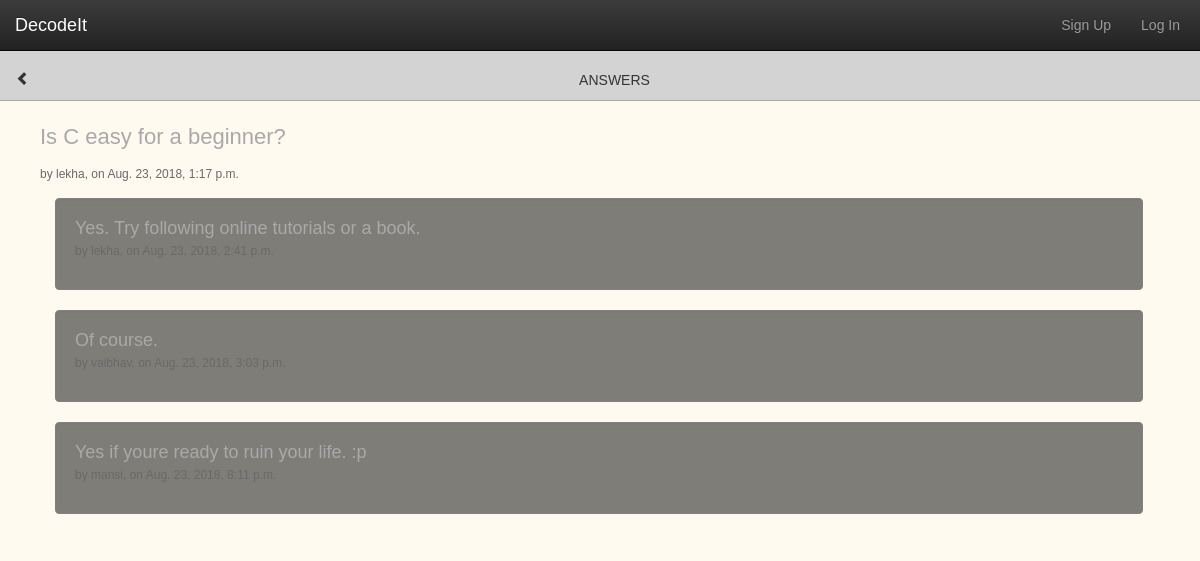
Page /question/answers/17/ on the committed database.
### question/models.py (models this page shows)
class Question(models.Model):
    question_text = models.TextField(max_length=400)
    pub_date = models.DateTimeField(auto_now_add=True)
    added_by = models.ForeignKey(User,
                                 null=True, blank=True, on_delete=models.CASCADE, default=None)
    category = models.CharField(max_length=40, blank=False)

class Answer(models.Model):
    question = models.ForeignKey(Question, on_delete=models.CASCADE)
    answer = models.TextField()
    pub_date = models.DateTimeField(auto_now_add=True)
    added_by = models.ForeignKey(User,
                                 null=True, blank=True, on_delete=models.CASCADE, default=None)
    votes = models.IntegerField(default=0)

### question/views.py (the view)
# urls.py: path('answers/<int:question_id>/', views.viewanswer_view, name='view_answer'),
def viewanswer_view(request, question_id):
    ques = Question.objects.get(pk=question_id)
    answers = Answer.objects.filter(question=ques)
    context = {
        'ques': ques,
        'answers': answers
    }
    return render(request, 'question/view_answer.html', context)

### question/templates/question/view_answer.html (shortened to what this page needs)
{% extends 'base.html' %}
{% block content %}
    <div class="row">
        <div class="col-sm-12 htab">
          <p>
          <a href="/../../../" style="color: #333333"><span class="glyphicon glyphicon-chevron-left" style="float: left;padding-left: 15px"></span></a>
            ANSWERS
          </p>
        </div>
    </div>
    <div class="question">
        <p>{{ques.question_text}}</p>
        <small>by {{ques.added_by}}, on {{ques.pub_date}}</small>
    </div>
    {% if answers %}
        <div class="list">
                <div class="row" style="padding-top: 15px">
                    <ul>
                        {% for answer in answers %}
                            <li style="list-style: none">
                                <div class="well">
                                    <p>{{ answer.answer }}<br/>
                                    <small>by {{ answer.added_by }}, on {{answer.pub_date}}</small>
                                    </p>
                                </div>
                            </li>
                        {% endfor %}
                    </ul>
                </div>
            </div>
    {% else %}
        <div class="question">
            <p>No answers yet!</p>
        </div>
    {% endif %}
{% endblock %}

### question/static/css/style.css (style rules this page uses)
body { background-color: blue; }

### question/templates/css.html (style rules this page uses)
body { background-image: url("https://www.wallpaperflare.com/static/498/674/557/light-bulb-lightbulb-light-bulb-wallpaper.jpg"); background-size: cover; background-attachment: fixed; background-color: floralwhite; padding-top: 50px; font-family: "Arial"; }
.well { background: rgba(0,0,0,0.5); color: darkgray; font: 16px "Arial"; border: solid gray 1px;!important; }
.list { padding-left: 30px; width: 94%; }
.list p { font-size: 18px; }
.htab { background-color: lightgray; border:solid darkgray 1px ; }
.htab p { text-align: center; padding-top: 2.4vh; color:#333333; }
a:link { text-decoration: none; }
small { color: dimgray; font-size: 12px;!important; }
.question { margin-top: 20px; margin-left: 40px; }
.question p { font-size: 22px; color: darkgray; }

### rows in the picture
Question: question_text "Is C easy for a beginner?", added_by "lekha", pub_date "Aug. 23, 2018, 1:17 p.m."
Answer: answer "Yes. Try following online tutorials or a book.", added_by "lekha", pub_date "Aug. 23, 2018, 2:41 p.m."
Answer: answer "Of course.", added_by "vaibhav", pub_date "Aug. 23, 2018, 3:03 p.m."
Answer: answer "Yes if youre ready to ruin your life. :p", added_by "mansi", pub_date "Aug. 23, 2018, 8:11 p.m."
